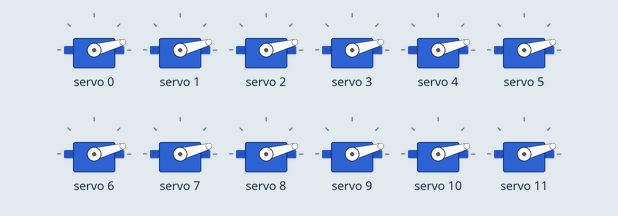
This sketch was run on a simulated Arduino Uno, built with avr-gcc and run on an emulated ATmega328P. Shown: 12 × servo. What the sketch prints to the serial monitor is not drawn.

Above: at 0.1 s.
At 5.05 s:
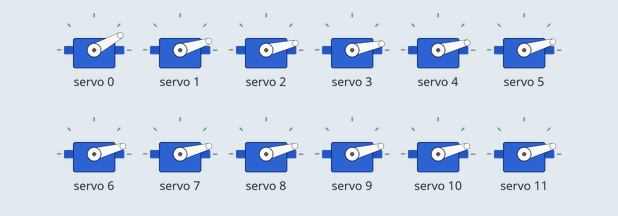
At 9.98 s:
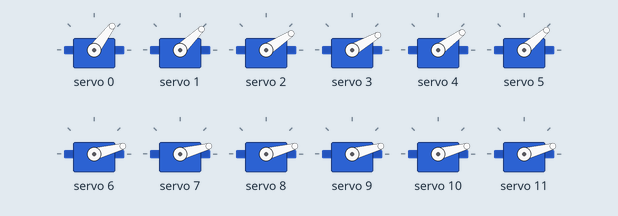
At 20.19 s:
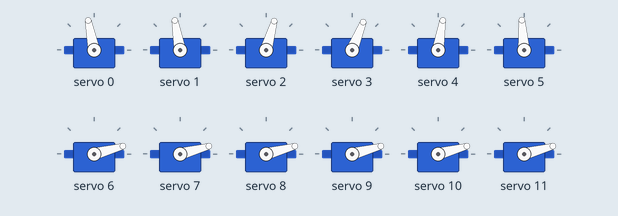
At 28.57 s:
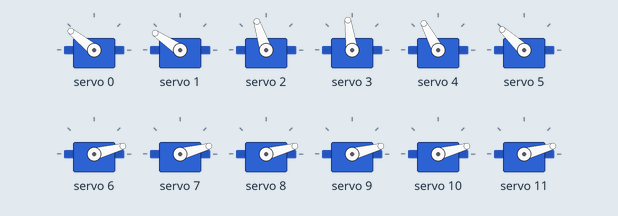
At 37.76 s:
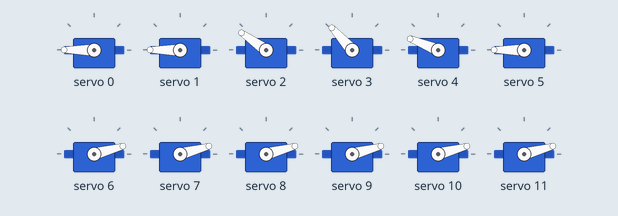
Timing chart, 0 to 40.0 s (numbered marks = the images above):
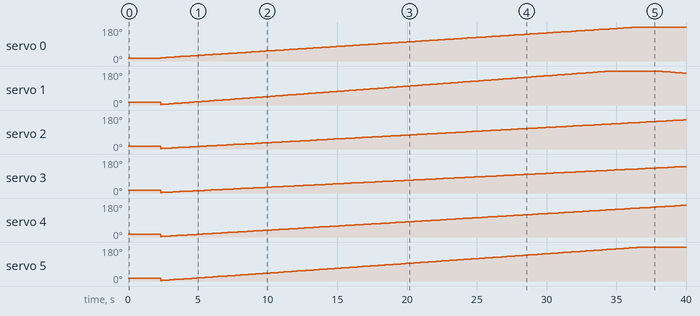

Measured:
- by itself, servo 0: moves from 15° to 180° over 34.2 s

The sketch:

Mesa.ino
```cpp
#include<PCA9685.h>
#include<string.h>

PCA9685 pwmController(0x7F);

bool direc[6];
double angle[6];
double step[6];
//double step=0.15;
//long PWM;


void setup() {

  byte SELECT_SD[8] = {0x7E, 0xFF ,0x06, 0x09 ,0x00, 0x00, 0x02, 0xEF};
  byte SET_VOLUME[8] = {0x7E,0xFF,0x06,0x06,0x00,0x00,0x1E,0xEF};
  byte PLAY_FIRST[8] = {0x7E, 0xFF, 0x06, 0x03, 0x00, 0x00, 0x01, 0xEF};
  byte SINGLE_CYCLE_PLAY[8]={ 0x7E,0xFF,0x06,0x08,0x00,0x00,0x01,0xEF};

  Wire.begin();

  pwmController.resetDevices();       // Resets all PCA9685 devices on i2c line

  pwmController.init();               // Initializes module using default totem-pole driver mode, and default disabled phase balancer

  pwmController.setPWMFrequency(49); // Set PWM freq to 100Hz (default is 200Hz, supports 24Hz to 1526Hz)

  pwmController.setAllChannelsPWM(140); // 4096 - 20ms -> 500us é  103, 2500 us é 512. spread é 409

  Serial.begin(9600);

  delay(2000);

  Serial.write(SELECT_SD,sizeof(SELECT_SD));
  delay(100);

  Serial.write(SET_VOLUME,sizeof(SET_VOLUME));
  delay(100);

  Serial.write(SINGLE_CYCLE_PLAY,sizeof(SINGLE_CYCLE_PLAY));
  delay(100);

  direc[0]=true;
  direc[1]=true;
  direc[2]=true;
  direc[3]=true;
  direc[4]=true;
  direc[5]=true;

  angle[0]=18;
  angle[1]=5;
  angle[2]=5;
  angle[3]=5;
  angle[4]=5;
  angle[5]=5;

  step[0]=0.13;
  step[1]=0.15;
  step[2]=0.11;
  step[3]=0.10;
  step[4]=0.12;
  step[5]=0.14;

}

long convertAngleToPWM(double angle){
     double i =((angle/180)*409+103);
     return (long) i ;
}


void loop() {
delay(25);
  for(int i=0;i<6;i++){


    if (angle[i]>=(175-step[i]) || angle[i]<=step[i]) {
      if(direc[i]) direc[i]=false; else direc[i]=true;
    }
    if(direc[i]) angle[i]+=step[i]; else angle[i]-=step[i];


  long PWM = convertAngleToPWM(angle[i]);
  pwmController.setChannelPWM(i,PWM);
  //Serial.print(i);Serial.print(" ");Serial.println(angle[i]);

  }

}
```
